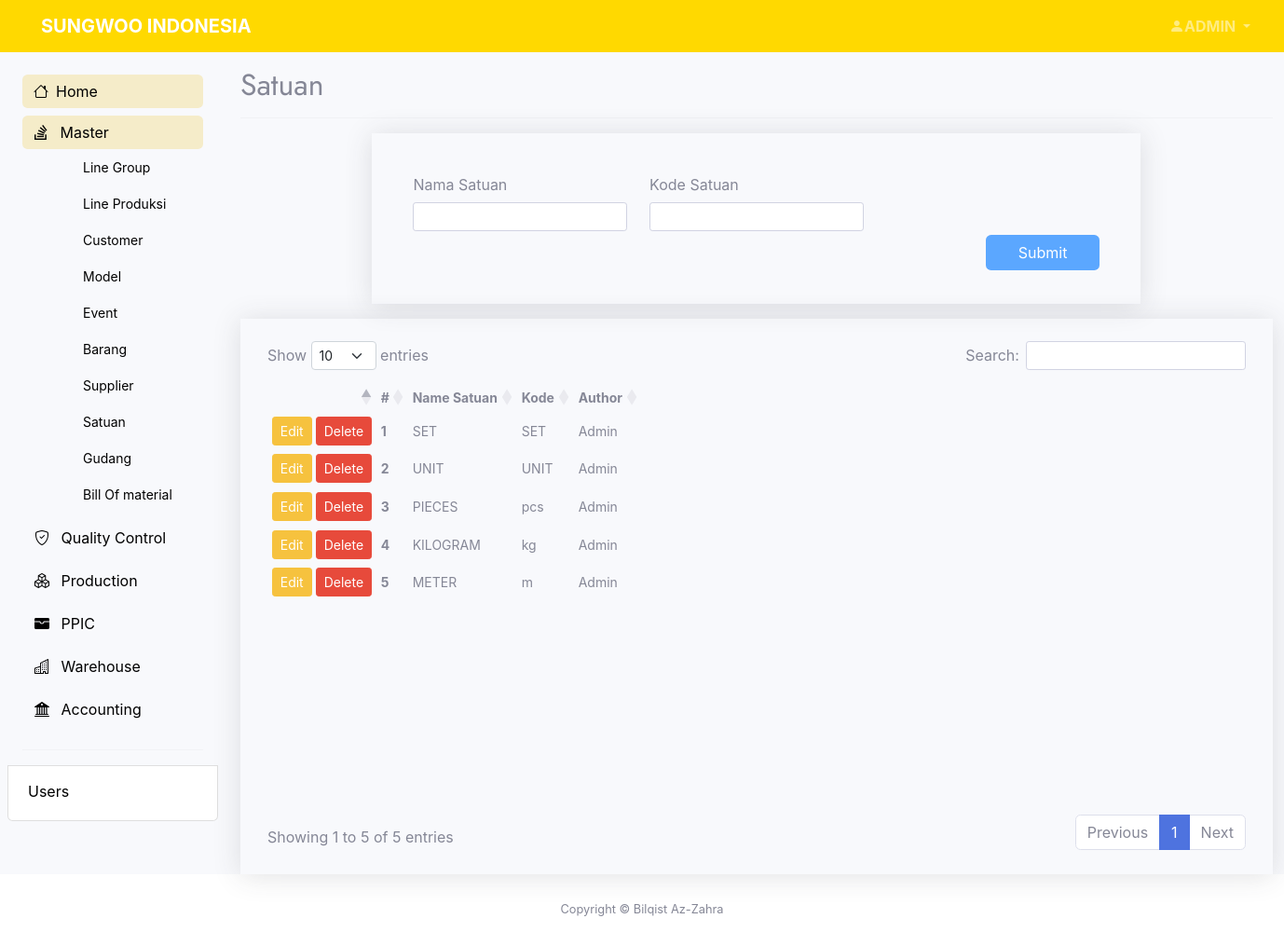
Page /pages/master/add-satuan.php (signed in) on the committed database.
### tables this page shows
CREATE TABLE `master_satuan` (
  `idsat` int(11) NOT NULL,
  `namasat` varchar(30) NOT NULL,
  `codesat` varchar(20) NOT NULL,
  `create_at` datetime NOT NULL DEFAULT current_timestamp(),
  `author` varchar(30) NOT NULL,
  `edit_at` timestamp NOT NULL DEFAULT current_timestamp(),
  `edit_by` varchar(20) NOT NULL
);

### pages/master/add-satuan.php (the view, shortened to what this page needs)
<?php
    include "../../connect.php";
?>
<?php
    $nama           = "";
    $code            = "";
    $tabelnya       = "master_satuan";
?>
<!DOCTYPE html>
<html lang="en">
<head>
    <?php include '../../layout/header.php' ?>
</head>
<body class="bg-light bg-light" >
	<section>
        <?php include '../../layout/topbar.php' ?>
    </section>
    <section class="container-xxl">
		<div class="row flex-nowrap">
			<div class="col-auto px-0 max-vh-100">
                <?php include '../../layout/sidebar.php' ?>
                <div class="col ps-md-3 max-vh-100" data-aos="fade" data-aos-delay="100">
                    <div class="page-header pt-3">
                        <h2>Satuan</h2>
                    </div>
                    <hr class="mb-3">
                    <div class="row justify-content-md-center">
                        <div class="col-lg-9 col-md-12 mb-3">
                            <div class="container shadow px-4 py-3">
                                <div class="card-body bg-light">
                                    <form action="" method="POST">
                                        <div class="row">
                                            <div class="col-md-4">
                                                <div class="mb-1 row">
                                                    <label for="name" class="col-sm-12 col-form-label">Nama Satuan</label>
                                                    <div class="col-sm-12">
                                                        <input type="text" class="form-control form-control-sm" id="nama" name="nama" value="<?php echo $nama ?>">
                                                    </div>
                                                </div>
                                            </div>
                                            <div class="col-md-4">
                                                <div class="mb-1 row">
                                                    <label for="code" class="col-sm-12 col-form-label">Kode Satuan</label>
                                                    <div class="col-sm-12">
                                                        <input type="text" class="form-control form-control-sm" id="code" name="code" value="<?php echo $code ?>">
                                                    </div>
                                                </div>
                                            </div>
                                            <div class="col-md-12 d-flex justify-content-end">
                                                        <input type="submit" id="submit" name="submit" value="Submit" class="btn btn-submit btn-control btn-control-sm col-md-3 col-lg-2" />
                                                    </div>
                                        </div>
                                    </form>
                                </div>
                            </div>
                        </div>
                        <div class="col-lg-12 col-md-12">
                            <div class="container shadow px-4 py-4">
                                <div class="table-responsive-lg">
                                    <table id="show_table" class="table-sm display nowrap table-hover">
                                        <thead>
                                            <tr>
                                                <th scope="col"></th>
                                                <th scope="col">#</th>
                                                <th scope="col">Name Satuan</th>
                                                <th scope="col">Kode</th>
                                                <th scope="col">Author</th>
                                            </tr>
                                        </thead>
                                        <tbody>
                                            <?php
                                            $sql2   = "SELECT * FROM $tabelnya where idsat!='0' ORDER BY create_at DESC";
                                            $q2     = mysqli_query($conn, $sql2);
                                            $order   = 1;
                                            while ($r2 = mysqli_fetch_array($q2)) {
                                                $id             = $r2['idsat'];
                                                $nama           = $r2['namasat'];
                                                $code           = $r2['codesat'];
                                                $author         = $r2['author'];
                                            ?>
                                                <tr>
                                                    <td scope="row">
                                                        <a href="add-satuan.php?op=edit&id=<?php echo $id ?>"><button type="button" class="btn btn-sm btn-warning">Edit</button></a>
                                                        <a href="add-satuan.php?op=delete&id=<?php echo $id?>" onclick="return confirm('Are you sure you want to delete the data?')"><button type="button" class="btn btn-sm btn-danger">Delete</button></a>
                                                    </td>
                                                    <th scope="row"><?php echo $order++ ?></th>
                                                    <td scope="row"><?php echo $nama  ?></td>
                                                    <td scope="row"><?php echo $code ?></td>
                                                    <td scope="row"><?php echo $author ?></td>
                                                </tr>
                                            <?php
                                            }
                                            ?>
                                        </tbody>
                                    </table>
                                </div>
                            </div>
                        </div>
                    </div>
                </div>
            </div>
        </div>
    </section>
 <?php include '../../layout/footer.php' ?>
</body>
</html>

### assets/css/style.css (style rules this page uses)
body { height: 100hv; font-family: "Open Sans", sans-serif; color: #444444; }
h1, h2, h3, h4, h5, h6 { font-family: "Jost", sans-serif; }
.btn-login, .btn-dash, .btn-submit { background: #5ba7ff!important; color: #ffffff!important; }
.table-sm,.btn-warning,.btn-danger { font-size: 14px; }

### rows in the picture
master_satuan: namasat "SET", codesat "SET", author "Admin"
master_satuan: namasat "UNIT", codesat "UNIT", author "Admin"
master_satuan: namasat "PIECES", codesat "pcs", author "Admin"
master_satuan: namasat "KILOGRAM", codesat "kg", author "Admin"
master_satuan: namasat "METER", codesat "m", author "Admin"

### other values in the picture
$_SESSION['name'] "ADMIN"
